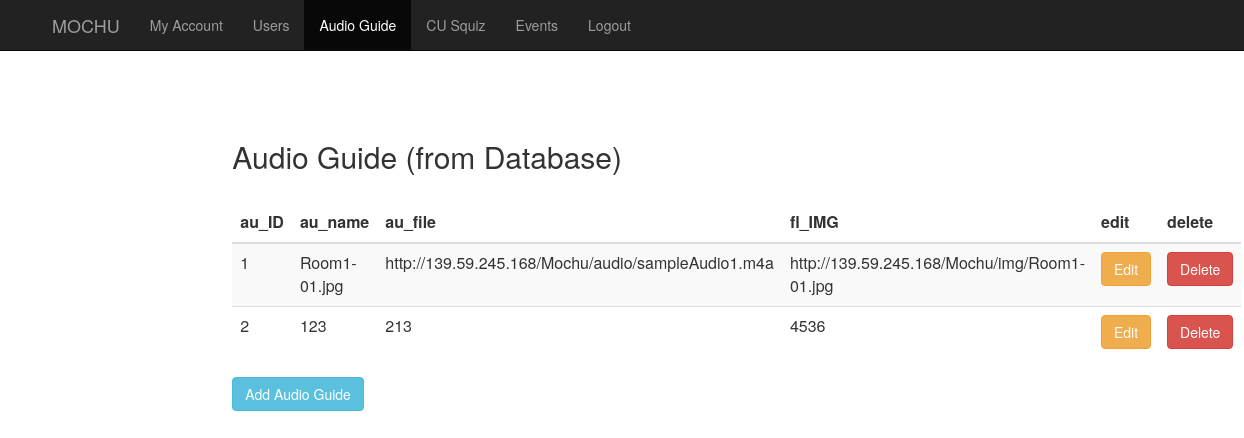
Page /admin/audioGuide.php on the committed database.
### tables this page shows
CREATE TABLE IF NOT EXISTS `AudioGuide` (
  `au_ID` int(11) NOT NULL AUTO_INCREMENT,
  `au_name` varchar(30) DEFAULT NULL,
  `au_file` varchar(256) DEFAULT NULL,
  `fl_IMG` varchar(256) DEFAULT NULL,
  PRIMARY KEY (`au_ID`)
);

### admin/audioGuide.php (the view, shortened to what this page needs)
<?php include 'includes/db.php';
	if( (isset($_POST['edit_form']) )){
		$au_ID = strip_tags($_POST['au_ID']);
		$name = strip_tags($_POST['au_name']);
		$au_file = strip_tags($_POST['au_file']);
		$fl_IMG = strip_tags($_POST['fl_IMG']);
		$ins_sql = "UPDATE AudioGuide SET au_name='$name', au_file='$au_file', fl_IMG='$fl_IMG' WHERE au_ID = '$au_ID' " ;
		$run_sql = mysqli_query($conn, $ins_sql);
		header("Location:audioGuide.php");
	}else{
		echo "this doesn't work";
	}
?>
<html>
<head>
	<link rel="stylesheet" href="bootstrap/css/bootstrap.css">
</head>
<body>
	  <nav class="navbar navbar-inverse navbar-fixed-top">
    <div class="container">
      <div class="navbar-header">
        <a class="navbar-brand" href="#">MOCHU</a>
      </div>
      <div id="navbar" class="collapse navbar-collapse">
        <ul class="nav navbar-nav">
           <li><a href="myaccount.php">My Account</a></li>
           <li><a href="users.php">Users</a></li>
          <li class="active"><a href="audioGuide.php">Audio Guide</a></li>
          <li><a href="cuSquiz.php">CU Squiz</a></li>
          <li><a href="events.php">Events</a></li>
          <li><a href="logout.php">Logout</a></li>
        </ul>
      </div>
    </div>
  </nav>
	<div class="container-fluid" style="margin-top:100px">
		<div class="container-fluid">
			<div class="row">
				<div class="col-md-8 col-md-offset-2">
				<h2>Audio Guide (from Database)</h2><br>
				</div>
				<div class="col-md-8 col-md-offset-2">
					<table class="table table-striped">
						<thead>
							<th>au_ID</th>
							<th>au_name</th>
							<th>au_file</th>
							<th>fl_IMG</th>
							<th>edit</th>
							<th>delete</th>
						</thead>
						<tbody>
							<?php
							$sql = "SELECT * FROM AudioGuide";
							$run_sql = mysqli_query($conn,$sql);
							while($rows = mysqli_fetch_assoc($run_sql)){
								echo '
								<tr>
									<td>'.$rows['au_ID'].'</td>
									<td>'.$rows['au_name'].'</td>
									<td>'.$rows['au_file'].'</td>
									<td>'.$rows['fl_IMG'].'</td>
									<td><a class="btn btn-warning" href="audioGuide_edit.php?edit_id='.$rows['au_ID'].'">Edit</a></td>
									<td><a class="btn btn-danger" href="audioGuide.php?del_id='.$rows['au_ID'].'">Delete</a></td>
								</tr>
								';
							}
							?>
						</tbody>
					</table>
					<td><a class="btn btn-info" href="audioGuide_add.php">Add Audio Guide</a></td>
				</div>
			</div>
		</div>
	</body>
	</html>

### rows in the picture
audioguide: au_ID "1", au_name "Room1-01.jpg", au_file "http://139.59.245.168/Mochu/audio/sampleAudio1.m4a", fl_IMG "http://139.59.245.168/Mochu/img/Room1-01.jpg"
audioguide: au_ID "2", au_name "123", au_file "213", fl_IMG "4536"
